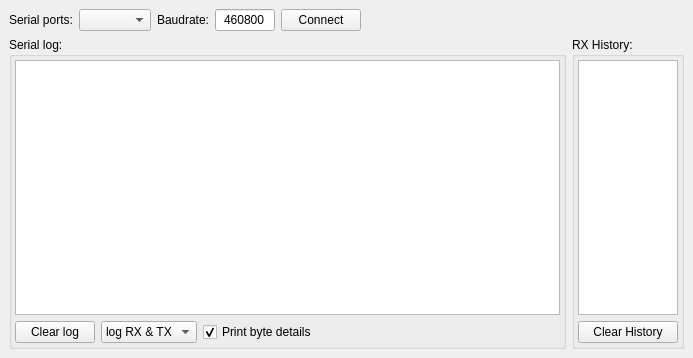
<?xml version="1.0" encoding="UTF-8"?>
<ui version="4.0">
 <class>MainWindow</class>
 <widget class="QMainWindow" name="MainWindow">
  <property name="geometry">
   <rect>
    <x>0</x>
    <y>0</y>
    <width>693</width>
    <height>358</height>
   </rect>
  </property>
  <property name="windowTitle">
   <string>MainWindow</string>
  </property>
  <widget class="QWidget" name="centralwidget">
   <layout class="QVBoxLayout" name="verticalLayout_3">
    <item>
     <layout class="QHBoxLayout" name="horizontalLayout" stretch="0,0,0,0,0,1">
      <item>
       <widget class="QLabel" name="label">
        <property name="text">
         <string>Serial ports:</string>
        </property>
       </widget>
      </item>
      <item>
       <widget class="QComboBox" name="combo_serialPort">
        <property name="sizeAdjustPolicy">
         <enum>QComboBox::AdjustToContents</enum>
        </property>
       </widget>
      </item>
      <item>
       <widget class="QLabel" name="label_2">
        <property name="text">
         <string>Baudrate:</string>
        </property>
       </widget>
      </item>
      <item>
       <widget class="QLineEdit" name="edit_baudrate">
        <property name="maximumSize">
         <size>
          <width>60</width>
          <height>16777215</height>
         </size>
        </property>
        <property name="text">
         <string>460800</string>
        </property>
        <property name="alignment">
         <set>Qt::AlignCenter</set>
        </property>
       </widget>
      </item>
      <item>
       <widget class="QPushButton" name="btn_connect">
        <property name="text">
         <string>Connect</string>
        </property>
       </widget>
      </item>
      <item>
       <spacer name="horizontalSpacer">
        <property name="orientation">
         <enum>Qt::Horizontal</enum>
        </property>
        <property name="sizeHint" stdset="0">
         <size>
          <width>40</width>
          <height>20</height>
         </size>
        </property>
       </spacer>
      </item>
     </layout>
    </item>
    <item>
     <layout class="QHBoxLayout" name="horizontalLayout_3" stretch="1,0">
      <item>
       <widget class="QGroupBox" name="groupBox">
        <property name="title">
         <string>Serial log:</string>
        </property>
        <property name="flat">
         <bool>false</bool>
        </property>
        <layout class="QVBoxLayout" name="verticalLayout_2" stretch="1,0">
         <property name="leftMargin">
          <number>3</number>
         </property>
         <property name="topMargin">
          <number>3</number>
         </property>
         <property name="rightMargin">
          <number>3</number>
         </property>
         <property name="bottomMargin">
          <number>3</number>
         </property>
         <item>
          <widget class="QPlainTextEdit" name="console_log">
           <property name="font">
            <font>
             <family>Lucida Console</family>
            </font>
           </property>
           <property name="lineWrapMode">
            <enum>QPlainTextEdit::NoWrap</enum>
           </property>
           <property name="readOnly">
            <bool>true</bool>
           </property>
          </widget>
         </item>
         <item>
          <layout class="QHBoxLayout" name="horizontalLayout_2" stretch="0,0,0,1">
           <item>
            <widget class="QPushButton" name="btn_clearLog">
             <property name="text">
              <string>Clear log</string>
             </property>
            </widget>
           </item>
           <item>
            <widget class="QComboBox" name="combo_logOption">
             <property name="sizeAdjustPolicy">
              <enum>QComboBox::AdjustToContents</enum>
             </property>
             <item>
              <property name="text">
               <string>log RX &amp; TX</string>
              </property>
             </item>
             <item>
              <property name="text">
               <string>log only TX</string>
              </property>
             </item>
             <item>
              <property name="text">
               <string>log only RX</string>
              </property>
             </item>
            </widget>
           </item>
           <item>
            <widget class="QCheckBox" name="check_details">
             <property name="text">
              <string>Print byte details</string>
             </property>
             <property name="checked">
              <bool>true</bool>
             </property>
            </widget>
           </item>
           <item>
            <spacer name="horizontalSpacer_2">
             <property name="orientation">
              <enum>Qt::Horizontal</enum>
             </property>
             <property name="sizeHint" stdset="0">
              <size>
               <width>40</width>
               <height>20</height>
              </size>
             </property>
            </spacer>
           </item>
          </layout>
         </item>
        </layout>
       </widget>
      </item>
      <item>
       <widget class="QGroupBox" name="groupBox_2">
        <property name="title">
         <string>RX History:</string>
        </property>
        <layout class="QVBoxLayout" name="verticalLayout">
         <property name="leftMargin">
          <number>3</number>
         </property>
         <property name="topMargin">
          <number>3</number>
         </property>
         <property name="rightMargin">
          <number>3</number>
         </property>
         <property name="bottomMargin">
          <number>3</number>
         </property>
         <item>
          <widget class="QPlainTextEdit" name="console_rx">
           <property name="maximumSize">
            <size>
             <width>100</width>
             <height>16777215</height>
            </size>
           </property>
           <property name="font">
            <font>
             <family>Lucida Console</family>
            </font>
           </property>
           <property name="readOnly">
            <bool>true</bool>
           </property>
          </widget>
         </item>
         <item>
          <widget class="QPushButton" name="bnt_clearHistory">
           <property name="text">
            <string>Clear History</string>
           </property>
          </widget>
         </item>
        </layout>
       </widget>
      </item>
     </layout>
    </item>
   </layout>
  </widget>
 </widget>
 <resources/>
 <connections/>
</ui>
